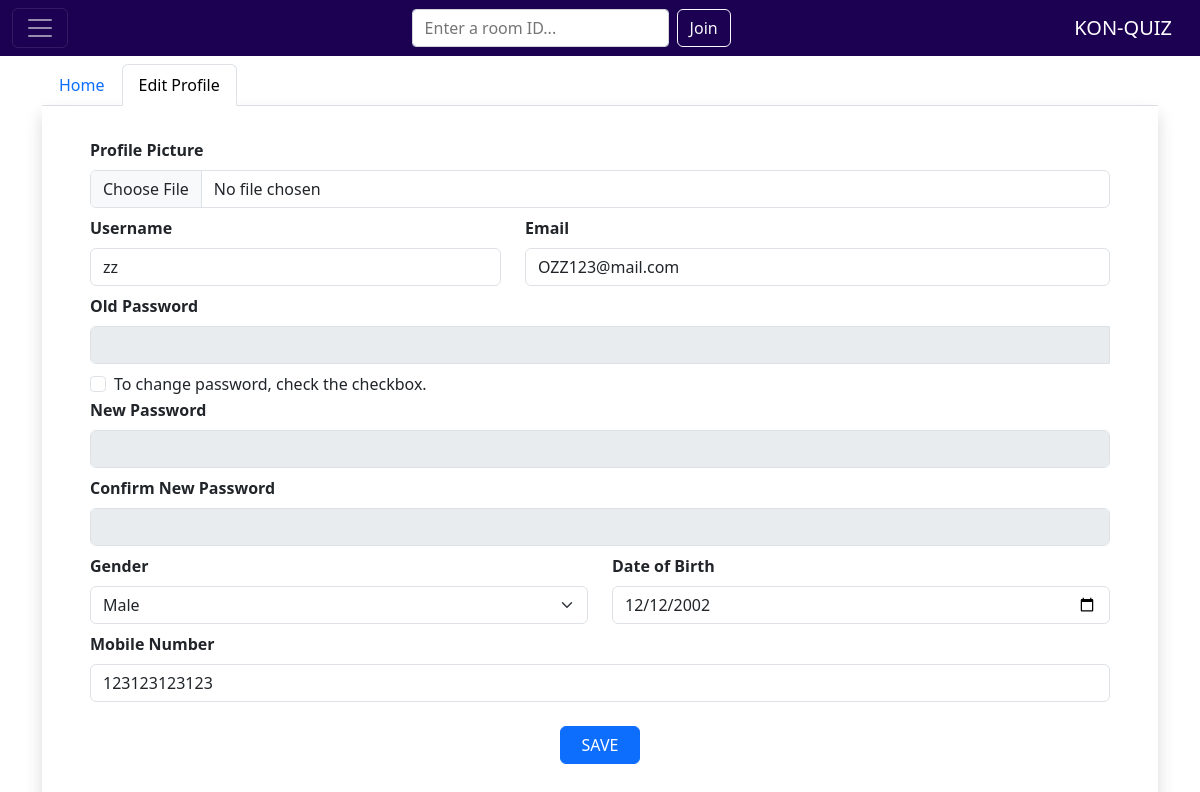
Page /user/edit_profile.php (signed in) on the committed database.
### tables this page shows
CREATE TABLE IF NOT EXISTS `user` (
  `ID` int NOT NULL AUTO_INCREMENT,
  `Username` varchar(255) NOT NULL,
  `Email` varchar(255) NOT NULL,
  `Password` varchar(255) NOT NULL,
  `DOB` date NOT NULL,
  `Tel` varchar(50) NOT NULL,
  `Gender` varchar(50) NOT NULL,
  `Profile_pic` blob,
  PRIMARY KEY (`ID`)
);

### user/edit_profile.php (the view, shortened to what this page needs)
<?php
    include("../conn.php");
    $id = $_SESSION['id'];
    $sql = "SELECT * FROM user WHERE ID = $id";
    $result = mysqli_query($con, $sql);
?>
<head>
</head>
<div class="container mx-auto">
    <ul class="nav nav-tabs">
        <li class="nav-item">
            <a class="nav-link" href="../homepage.php">Home</a>
        </li>
        <li class="nav-item">
            <a class="nav-link active" aria-current="page" href="#">Edit Profile</a>
        </li>
    </ul>
    <div class="shadow p-5 pt-4">
        <?php while($row = mysqli_fetch_array($result)) { ?>
        <form action="" method="POST" class="mt-2" id="edit-form" name="edit-profile" enctype="multipart/form-data">
            <div class="row">
                <div class="mx-auto">
                    <label for="" class="form-label">Profile Picture</label>
                        <input id="profile-pic" class="form-control" type="file" name="profile-pic">
                </div>
                <div class="col-md-5 mx-auto">
                    <label for="username" class="form-label">Username</label>
                    <input id="username" class="form-control" type="text" name="username" value="<?php echo $row['Username']?>" oninput="validateName()">
                </div>
                <div class="col-md-7 mx-auto">
                    <label for="" class="form-label">Email</label>
                    <input id="email" class="form-control" type="text" name="email" required value="<?php echo $row['Email']?>" oninput="validateEmail()">
                </div>
            </div>
            <div class="col-md mx-auto">
                <label for="" class="form-label">Old Password</label>
                <div class="input-group">
                    <input id="pass" class="form-control" type="password" name="password" disabled>
                </div>
                <div class="form-check">
                    <input class="form-check-input" type="checkbox" id="passCheck" name="old_password" onclick="enablePassword()">
                    <label class="form-check-label" for="passCheck">To change password, check the checkbox.</label>
                </div>
            </div>
            <div class="col-md mx-auto">
                <label for="" class="form-label">New Password</label>
                    <input id="pass1" class="form-control" type="password" name="password_1" disabled oninput="validatePw();validateCPw()">
            </div>
            <div class="col-md mx-auto">
                <label for="" class="form-label">Confirm New Password</label>
                    <input id="pass2" class="form-control" type="password" name="password_2" disabled oninput="validateCPw()">
            </div>
            <div class="row">
                <div class="col-md mx-auto">
                    <label for="" class="form-label">Gender</label>
                    <select class="form-select" name="gender" id="gender">
                        <option value="Male" <?php if($row['Gender'] == "Male") { ?> selected <?php } ?>>Male</option>
                    </select>
                </div>
                <div class="col-md mx-auto">
                    <label for="" class="form-label">Date of Birth</label>
                    <input class="form-control" name="DOB" type="date" value="<?php echo $row['DOB']?>">
                </div>
            </div>
            <div class="col-md mx-auto">
                <label for="" class="form-label">Mobile Number</label>
                <input class="form-control" name="mobile_number" type="tel" value="<?php echo $row['Tel']?>">
            </div>
            <div class="col-md-6 mt-2 mx-auto text-center pt-3">
                <button class="btn btn-primary" name="edit" style="width: 10vh;">
                    SAVE
                </button>
            </div>
        </form>
        <?php
            };
        ?>
    </div>
</div>

### template/navigation_member.php (style rules this page uses)
body { padding-top: 8vh; }
.form-label { font-weight: bold; }

### user/edit_profile.php (style rules this page uses)
.form-label { font-weight: bold; }
.form-control { margin-bottom: 0.5rem; transition: all 0.2s ease-in-out; }

### rows in the picture
user: username "zz", email "OZZ123@mail.com", gender "Male", DOB "12/12/2002", mobile_number "123123123123"
